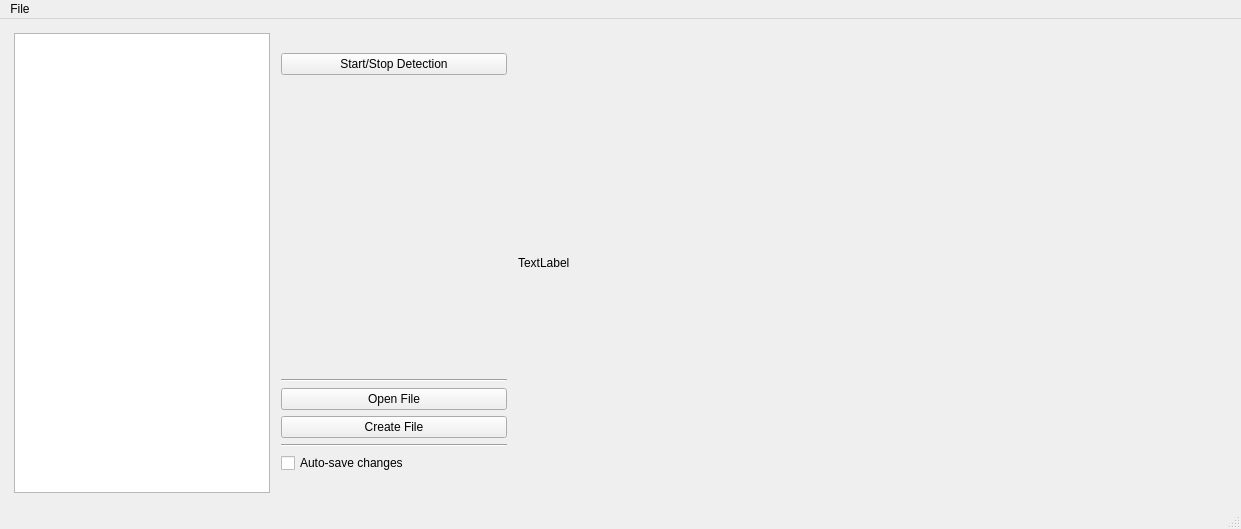
<?xml version="1.0" encoding="UTF-8"?>
<ui version="4.0">
 <class>MainWindow</class>
 <widget class="QMainWindow" name="MainWindow">
  <property name="geometry">
   <rect>
    <x>0</x>
    <y>0</y>
    <width>1241</width>
    <height>529</height>
   </rect>
  </property>
  <property name="windowTitle">
   <string>Test</string>
  </property>
  <widget class="QWidget" name="centralwidget">
   <layout class="QGridLayout" name="gridLayout">
    <item row="0" column="0">
     <layout class="QHBoxLayout" name="horizontalLayout" stretch="0,1,3">
      <property name="leftMargin">
       <number>5</number>
      </property>
      <property name="topMargin">
       <number>5</number>
      </property>
      <property name="rightMargin">
       <number>5</number>
      </property>
      <property name="bottomMargin">
       <number>5</number>
      </property>
      <item>
       <widget class="QTableWidget" name="tableDisplay"/>
      </item>
      <item>
       <layout class="QVBoxLayout" name="verticalLayout">
        <property name="leftMargin">
         <number>5</number>
        </property>
        <property name="topMargin">
         <number>20</number>
        </property>
        <property name="rightMargin">
         <number>5</number>
        </property>
        <property name="bottomMargin">
         <number>20</number>
        </property>
        <item>
         <widget class="QPushButton" name="startstop_detection">
          <property name="enabled">
           <bool>true</bool>
          </property>
          <property name="sizePolicy">
           <sizepolicy hsizetype="Minimum" vsizetype="Fixed">
            <horstretch>0</horstretch>
            <verstretch>0</verstretch>
           </sizepolicy>
          </property>
          <property name="text">
           <string>Start/Stop Detection</string>
          </property>
         </widget>
        </item>
        <item>
         <spacer name="verticalSpacer">
          <property name="orientation">
           <enum>Qt::Vertical</enum>
          </property>
          <property name="sizeType">
           <enum>QSizePolicy::MinimumExpanding</enum>
          </property>
          <property name="sizeHint" stdset="0">
           <size>
            <width>20</width>
            <height>250</height>
           </size>
          </property>
         </spacer>
        </item>
        <item>
         <widget class="Line" name="line">
          <property name="orientation">
           <enum>Qt::Horizontal</enum>
          </property>
         </widget>
        </item>
        <item>
         <widget class="QPushButton" name="openfile">
          <property name="text">
           <string>Open File</string>
          </property>
         </widget>
        </item>
        <item>
         <widget class="QPushButton" name="createfile">
          <property name="text">
           <string>Create File</string>
          </property>
         </widget>
        </item>
        <item>
         <widget class="Line" name="line_2">
          <property name="orientation">
           <enum>Qt::Horizontal</enum>
          </property>
         </widget>
        </item>
        <item>
         <widget class="QCheckBox" name="checkBox">
          <property name="statusTip">
           <string>Auto-save changes made on the table manually.</string>
          </property>
          <property name="text">
           <string>Auto-save changes</string>
          </property>
          <property name="tristate">
           <bool>false</bool>
          </property>
         </widget>
        </item>
       </layout>
      </item>
      <item>
       <widget class="QLabel" name="cameralabel">
        <property name="text">
         <string>TextLabel</string>
        </property>
       </widget>
      </item>
     </layout>
    </item>
   </layout>
  </widget>
  <widget class="QMenuBar" name="menubar">
   <property name="geometry">
    <rect>
     <x>0</x>
     <y>0</y>
     <width>1241</width>
     <height>21</height>
    </rect>
   </property>
   <widget class="QMenu" name="menuFile">
    <property name="title">
     <string>File</string>
    </property>
    <addaction name="actionSettings"/>
    <addaction name="actionExit"/>
   </widget>
   <addaction name="menuFile"/>
  </widget>
  <widget class="QStatusBar" name="statusbar"/>
  <action name="actionSettings">
   <property name="text">
    <string>Settings</string>
   </property>
   <property name="shortcut">
    <string>F1</string>
   </property>
  </action>
  <action name="actionExit">
   <property name="text">
    <string>Exit</string>
   </property>
  </action>
 </widget>
 <resources/>
 <connections/>
</ui>
